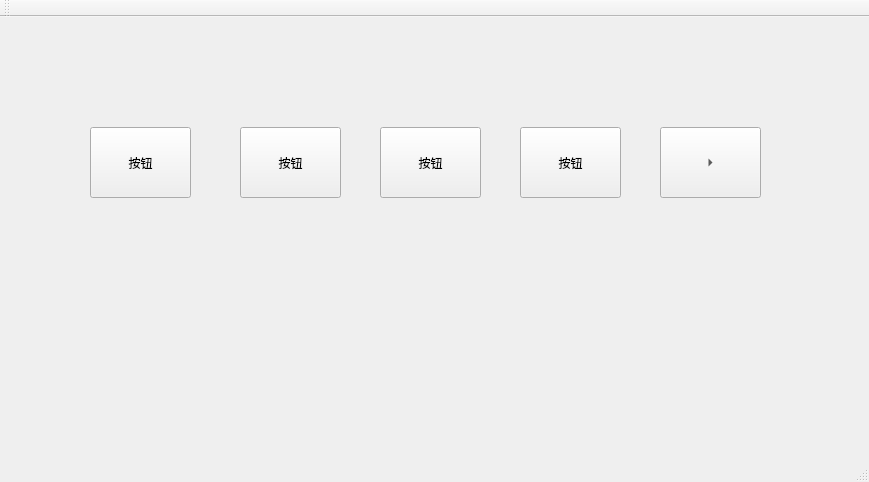
<?xml version="1.0" encoding="UTF-8"?>
<ui version="4.0">
 <class>MainWindow</class>
 <widget class="QMainWindow" name="MainWindow">
  <property name="geometry">
   <rect>
    <x>0</x>
    <y>0</y>
    <width>869</width>
    <height>482</height>
   </rect>
  </property>
  <property name="windowTitle">
   <string>MainWindow</string>
  </property>
  <widget class="QWidget" name="centralWidget">
   <widget class="QToolButton" name="toolButton">
    <property name="geometry">
     <rect>
      <x>90</x>
      <y>110</y>
      <width>101</width>
      <height>71</height>
     </rect>
    </property>
    <property name="text">
     <string>按钮</string>
    </property>
    <property name="icon">
     <iconset resource="my.qrc">
      <normaloff>:/new/prefix1/imgs/music.png</normaloff>:/new/prefix1/imgs/music.png</iconset>
    </property>
    <property name="iconSize">
     <size>
      <width>40</width>
      <height>40</height>
     </size>
    </property>
   </widget>
   <widget class="QToolButton" name="toolButton_2">
    <property name="geometry">
     <rect>
      <x>240</x>
      <y>110</y>
      <width>101</width>
      <height>71</height>
     </rect>
    </property>
    <property name="text">
     <string>按钮</string>
    </property>
    <property name="icon">
     <iconset resource="my.qrc">
      <normaloff>:/new/prefix1/imgs/music.png</normaloff>:/new/prefix1/imgs/music.png</iconset>
    </property>
    <property name="iconSize">
     <size>
      <width>40</width>
      <height>40</height>
     </size>
    </property>
    <property name="toolButtonStyle">
     <enum>Qt::ToolButtonTextOnly</enum>
    </property>
   </widget>
   <widget class="QToolButton" name="toolButton_3">
    <property name="geometry">
     <rect>
      <x>380</x>
      <y>110</y>
      <width>101</width>
      <height>71</height>
     </rect>
    </property>
    <property name="text">
     <string>按钮</string>
    </property>
    <property name="icon">
     <iconset resource="my.qrc">
      <normaloff>:/new/prefix1/imgs/music.png</normaloff>:/new/prefix1/imgs/music.png</iconset>
    </property>
    <property name="iconSize">
     <size>
      <width>40</width>
      <height>40</height>
     </size>
    </property>
    <property name="toolButtonStyle">
     <enum>Qt::ToolButtonTextBesideIcon</enum>
    </property>
   </widget>
   <widget class="QToolButton" name="toolButton_4">
    <property name="geometry">
     <rect>
      <x>520</x>
      <y>110</y>
      <width>101</width>
      <height>71</height>
     </rect>
    </property>
    <property name="text">
     <string>按钮</string>
    </property>
    <property name="icon">
     <iconset resource="my.qrc">
      <normaloff>:/new/prefix1/imgs/music.png</normaloff>:/new/prefix1/imgs/music.png</iconset>
    </property>
    <property name="iconSize">
     <size>
      <width>40</width>
      <height>40</height>
     </size>
    </property>
    <property name="toolButtonStyle">
     <enum>Qt::ToolButtonTextUnderIcon</enum>
    </property>
   </widget>
   <widget class="QToolButton" name="toolButton_5">
    <property name="geometry">
     <rect>
      <x>660</x>
      <y>110</y>
      <width>101</width>
      <height>71</height>
     </rect>
    </property>
    <property name="text">
     <string>按钮</string>
    </property>
    <property name="icon">
     <iconset resource="my.qrc">
      <normaloff>:/new/prefix1/imgs/music.png</normaloff>:/new/prefix1/imgs/music.png</iconset>
    </property>
    <property name="iconSize">
     <size>
      <width>40</width>
      <height>40</height>
     </size>
    </property>
    <property name="toolButtonStyle">
     <enum>Qt::ToolButtonFollowStyle</enum>
    </property>
    <property name="arrowType">
     <enum>Qt::RightArrow</enum>
    </property>
   </widget>
  </widget>
  <widget class="QMenuBar" name="menuBar">
   <property name="geometry">
    <rect>
     <x>0</x>
     <y>0</y>
     <width>869</width>
     <height>26</height>
    </rect>
   </property>
  </widget>
  <widget class="QToolBar" name="mainToolBar">
   <attribute name="toolBarArea">
    <enum>TopToolBarArea</enum>
   </attribute>
   <attribute name="toolBarBreak">
    <bool>false</bool>
   </attribute>
  </widget>
  <widget class="QStatusBar" name="statusBar"/>
 </widget>
 <layoutdefault spacing="6" margin="11"/>
 <resources>
  <include location="my.qrc"/>
 </resources>
 <connections/>
</ui>
